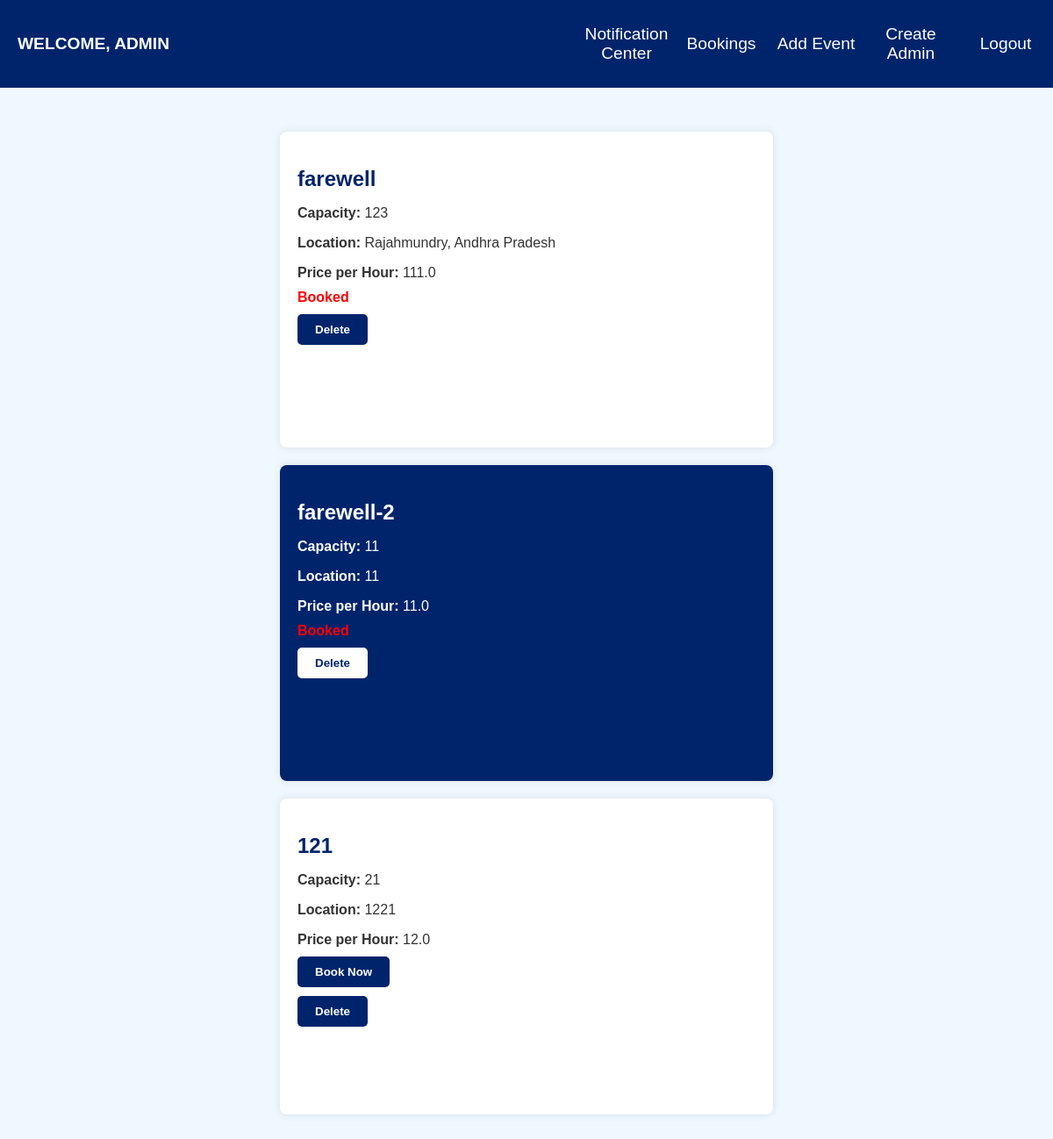
Screenshot of /home (signed in) with the database file from the repository.
### models.py (models this page shows, shortened)
class Event(db.Model):
    id = db.Column(db.Integer, primary_key=True)
    event_name = db.Column(db.String(100), nullable=False)
    capacity = db.Column(db.Integer, nullable=False)
    location = db.Column(db.String(100), nullable=False)
    price_per_hour = db.Column(db.Float, nullable=False)
    status = db.Column(db.Boolean, default=True)
    mail = db.Column(db.String(100), db.ForeignKey('user.mail'), nullable=True)  # ForeignKey to User's mail
    book_events = db.relationship('BookEvent', backref='event', cascade='all, delete-orphan')

### app.py (the view)
@app.route('/home')
def landinghome():
    if not is_logged_in():
        return redirect(url_for('login'))
    user = session['user']
    if session["role"] == "ADMIN":
        events = Event.query.all()
        return render_template("admin.html", user=user, events=events)
    events = Event.query.filter_by(status=True).all()
    notifications = Notification.query.filter_by(recipient = user).all()
    return render_template("userhome.html", user=user, events=events, notifications = notifications)

### app.py (called while the page is built)
def is_logged_in():
    return 'user' in session

### templates/admin.html (shortened to what this page needs)
<!DOCTYPE html>
<html lang="en">
<head>
</head>
<body>
    <div class="header">
        <div class="logo">
            <span>WELCOME, {{ session['user'].upper() }} </span>
        </div>
        <div class="links">
            <a href="/notifications">Notification Center</a>
            <a href="/getall">Bookings</a>
            <a href="/addevent">Add Event</a>
            <a href="/createadmin">Create Admin</a>
            <a href="/logout" onclick="alert('Your session may be deleted')">Logout</a>
        </div>
    </div>
    <div class="container">
        {% if not events%}
            <div class="notify-div">
                <h1 class="notify">No Events Yet!</h1>
                <button><a href="/addevent"><strong>Add First Event</strong></a></button>
        {% else %}
            {% for event in events %}
                <form action="/delete/{{ event.id }}" class="event-item {% if loop.index is even %}card-blue{% else %}card-white{% endif %}">
                    <h2>{{ event.event_name }}</h2>
                    <p><strong>Capacity:</strong> {{ event.capacity }}</p>
                    <p><strong>Location:</strong> {{ event.location }}</p>
                    <p><strong>Price per Hour:</strong> {{ event.price_per_hour }}</p>
                    <p class="status {% if event.status %}green{% else %}red{% endif %}">
                        {% if event.status %}
                            <input type="submit" value="Book Now" style="font-weight: 600;">
                        {% else %}
                            Booked
                        {% endif %}
                    </p>
                    {% if event.id %}
                        <input type="submit" value="Delete" style="font-weight: 600;">
                    {% endif %}
                </form>
            {% endfor %}
        {% endif %}
    </div>
</body>
</html>

### templates/admin.html (style rules this page uses)
body { font-family: Arial, sans-serif; background-color: #F0F8FF; margin: 0; padding: 0; display: flex; flex-direction: column; height: 100vh; padding-top: 60px; }
.header { position: fixed; top: 0; left: 0; width: 100%; height: 10vh; background-color: #00246B; color: white; padding: 10px 0; text-align: center; font-size: 1.2rem; z-index: 100; display: flex; flex-direction: row; align-items: center; justify-content: space-between; }
.header .links { width: 45%; display: flex; justify-content: space-between; }
.logo { margin-left: 10px; font-weight: 700; }
.links a { width: 100%; display: flex; flex-direction: row; align-items: center; justify-content: space-around; font-weight: 400; color: white; text-decoration: none; }
.container { flex: 1; padding: 20px; margin-top: 60px; display: flex; flex-wrap: wrap; justify-content: center; }
.event-item { height: 40vh; width: 45%; margin: 10px; padding: 20px; border-radius: 8px; box-shadow: 0 0 10px rgba(0, 0, 0, 0.1); transition: background-color 0.3s ease-in-out; }
.event-item p { color: #333; margin-bottom: 10px; }
.event-item h2 { margin-bottom: 15px; }
.status { font-weight: bold; margin-top: 10px; }
.status.green { color: green; }
.status.red { color: red; }
.card-blue { background-color: #00246B; color: white; }
.card-white { background-color: white; color: #00246B; }
.card-blue input[type="submit"] { background-color: white; color: #00246B; border: none; padding: 10px 20px; border-radius: 5px; cursor: pointer; }
.card-white input[type="submit"] { background-color: #00246B; color: white; border: none; padding: 10px 20px; border-radius: 5px; cursor: pointer; }
.card-blue p { color: white; }
.header span { margin-left: 10px; animation: from-left 1s forwards; }

### rows the page displays
Event: event_name "farewell", capacity "123", location "Rajahmundry, Andhra Pradesh", price_per_hour "111.0", status "Booked"
Event: event_name "farewell-2", capacity "11", location "11", price_per_hour "11.0", status "Booked"
Event: event_name "121", capacity "21", location "1221", price_per_hour "12.0"

### other values shown
{{ session['user'].upper() }} "ADMIN"
